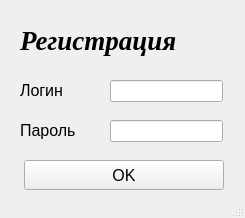
<?xml version="1.0" encoding="UTF-8"?>
<ui version="4.0">
 <class>Registr</class>
 <widget class="QMainWindow" name="Registr">
  <property name="geometry">
   <rect>
    <x>0</x>
    <y>0</y>
    <width>245</width>
    <height>218</height>
   </rect>
  </property>
  <property name="windowTitle">
   <string>Avtorization</string>
  </property>
  <widget class="QWidget" name="centralwidget">
   <widget class="QLabel" name="label_main">
    <property name="geometry">
     <rect>
      <x>20</x>
      <y>20</y>
      <width>201</width>
      <height>41</height>
     </rect>
    </property>
    <property name="font">
     <font>
      <family>Times New Roman</family>
      <pointsize>20</pointsize>
      <weight>75</weight>
      <italic>true</italic>
      <bold>true</bold>
     </font>
    </property>
    <property name="text">
     <string>Регистрация</string>
    </property>
   </widget>
   <widget class="QPushButton" name="button_ok">
    <property name="geometry">
     <rect>
      <x>24</x>
      <y>160</y>
      <width>200</width>
      <height>30</height>
     </rect>
    </property>
    <property name="font">
     <font>
      <pointsize>12</pointsize>
     </font>
    </property>
    <property name="text">
     <string>OK</string>
    </property>
   </widget>
   <widget class="QLineEdit" name="entry_login">
    <property name="geometry">
     <rect>
      <x>110</x>
      <y>80</y>
      <width>113</width>
      <height>22</height>
     </rect>
    </property>
   </widget>
   <widget class="QLineEdit" name="entry_passwd">
    <property name="geometry">
     <rect>
      <x>110</x>
      <y>120</y>
      <width>113</width>
      <height>22</height>
     </rect>
    </property>
   </widget>
   <widget class="QLabel" name="label_log">
    <property name="geometry">
     <rect>
      <x>20</x>
      <y>80</y>
      <width>71</width>
      <height>21</height>
     </rect>
    </property>
    <property name="font">
     <font>
      <pointsize>12</pointsize>
     </font>
    </property>
    <property name="text">
     <string>Логин</string>
    </property>
   </widget>
   <widget class="QLabel" name="label_passwd">
    <property name="geometry">
     <rect>
      <x>20</x>
      <y>120</y>
      <width>71</width>
      <height>21</height>
     </rect>
    </property>
    <property name="font">
     <font>
      <pointsize>12</pointsize>
     </font>
    </property>
    <property name="text">
     <string>Пароль</string>
    </property>
   </widget>
  </widget>
  <widget class="QStatusBar" name="statusbar"/>
 </widget>
 <resources/>
 <connections/>
</ui>
